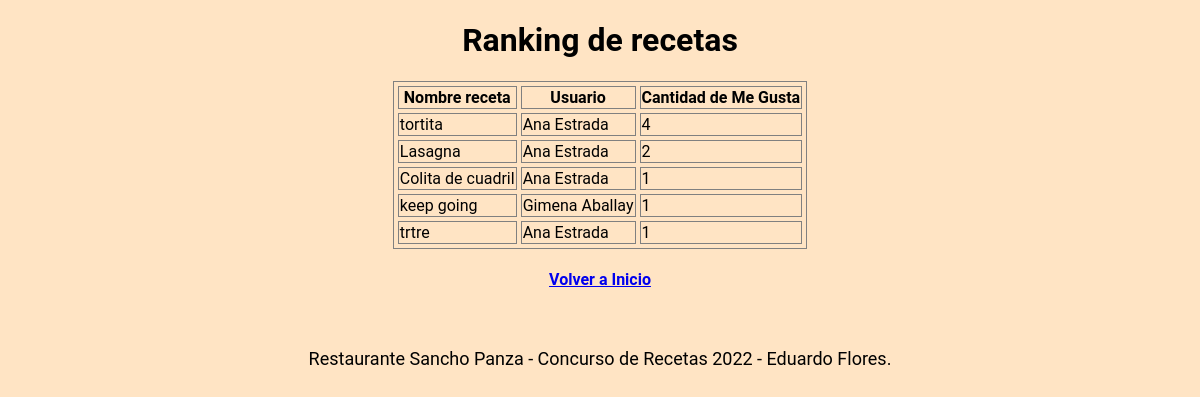
Before: /ranking with the older database file.
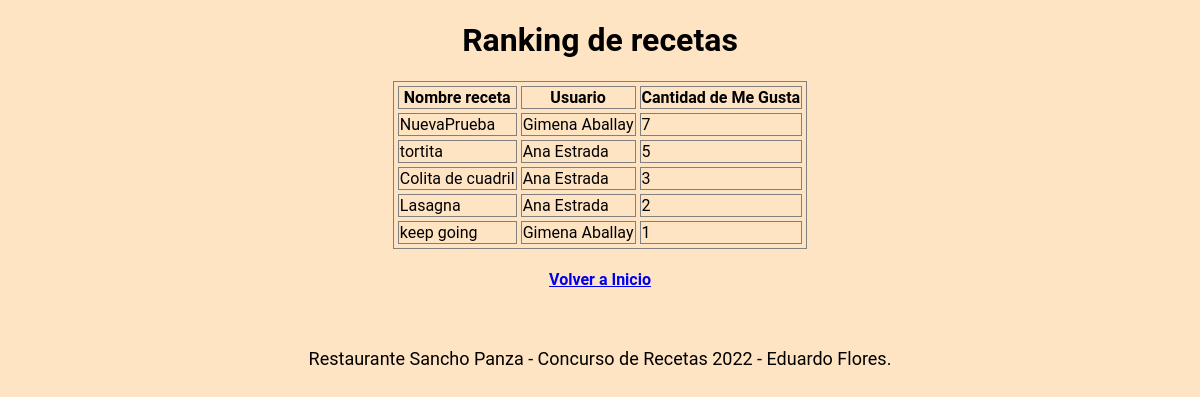
After: the same page with the newer database file.
### models.py (models this page shows)
class Receta(db.Model):
    __tablename__ = 'receta'
    id = db.Column(db.Integer, primary_key=True)
    nombre = db.Column(db.String(60), nullable=False)
    tiempo = db.Column(db.Integer, nullable=False)
    elaboracion = db.Column(db.Text, nullable=False)
    cantidadmegusta = db.Column(db.Integer, nullable=False)
    fecha = db.Column(db.DateTime) ### clase datetime
    usuarioid = db.Column(db.Integer, db.ForeignKey('usuario.id'))
    ingredientes = db.relationship('Ingrediente', backref='receta', cascade='all, delete-orphan')
    def __gt__(self, otrareceta):
        if self.cantidadmegusta > otrareceta.cantidadmegusta:
            result = True
        else:
            result = False
        return result

class Usuario(db.Model):
    __tablename__ = 'usuario'
    id = db.Column(db.Integer, primary_key=True)
    nombre = db.Column(db.String(60), nullable=False)
    correo = db.Column(db.String(120), unique=True, nullable=False)
    clave = db.Column(db.String(120), nullable=False)
    recetas = db.relationship('Receta', backref='usuario', cascade="all, delete-orphan")

### main.py (the view)
@app.route('/ranking')
def ranking():
    recetasdb = Receta.query.all()
    recetasdb.sort(reverse=True)
    cincoRecetas = []
    for i in range(5):
        cincoRecetas.append(recetasdb[i])
    return render_template('ranking.html',recetas=cincoRecetas)

### templates/ranking.html (shortened to what this page needs)
{% extends "baseTemplate.html" %}
{% block content %}
    <h1>Ranking de recetas</h1>
        <table id="tabla">
            <thead>
                <tr>
                    <th>Nombre receta</th>
                    <th>Usuario</th>
                    <th>Cantidad de Me Gusta</th>
                </tr>
            </thead>
            <tbody>
                {% for receta in recetas %}
                <tr>
                    <td>{{ receta.nombre }}</td>
                    <td>{{ receta.usuario.nombre }}</td>
                    <td>{{ receta.cantidadmegusta }}</td>
                </tr>
                {% endfor %}
            </tbody>
        </table>
{% endblock %}

### templates/baseTemplate.html (shortened to what this page needs)
<!doctype html>
<html lang="es">
  <head>
    {% block head %}
    <link rel="stylesheet" type="text/css" href="{{ url_for('static',filename='css/estilobase.css') }}">
    {% endblock %}
  </head>
  <body>
    {% block content %}{% endblock %}
    <h4><a href="{{ url_for('inicio') }}">Volver a Inicio</a></h4><br><br>
    <div id="footer">
    Restaurante Sancho Panza - Concurso de Recetas 2022 - Eduardo Flores.
    </div>
  </body>
</html>

### static/css/estilobase.css (style rules this page uses)
body { font-family: 'Roboto', sans-serif; background-color: bisque; margin: 0; display: flex; align-items: center; flex-direction: column; }
table, th, td { border: 1px solid; border-collapse: separate; box-sizing: border-box; text-indent: initial; border-spacing: 4px; border-color: grey; }
#footer { display: flex; justify-content: center; align-items: center; font-size: 18px; }

Changed rows visible on the page:
no longer on this page (row unchanged): Receta: nombre "trtre", usuario.nombre "Ana Estrada", cantidadmegusta "1"
added Receta: nombre "NuevaPrueba", usuario.nombre "Gimena Aballay", cantidadmegusta "7"
changed Receta "tortita": cantidadmegusta "4" → "5"
changed Receta "Colita de cuadril": cantidadmegusta "1" → "3"; moves up the list
